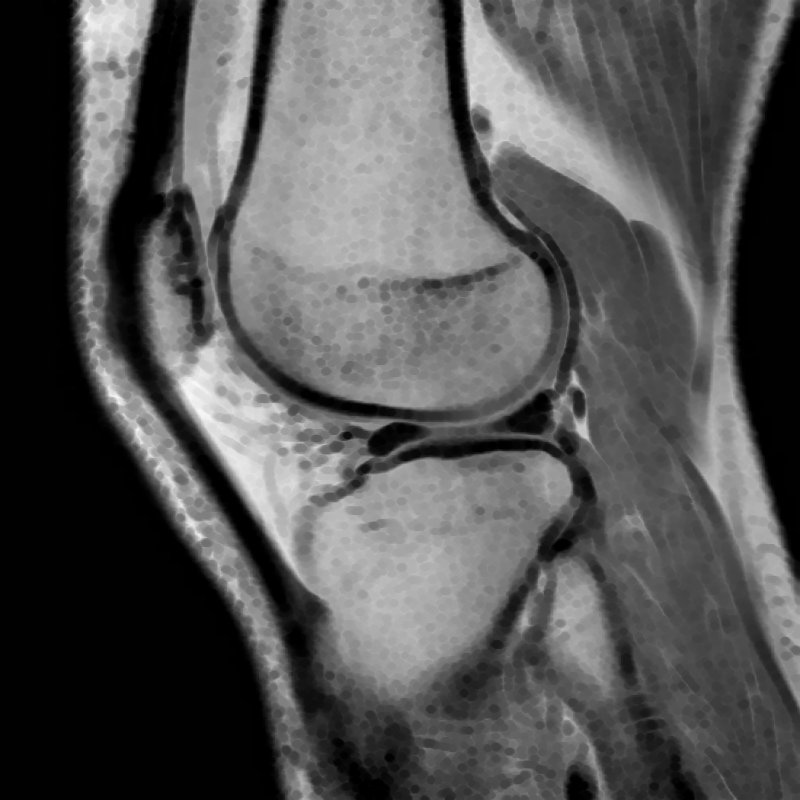
#> input picture Tarefa 5/Ressonancia 1_1minimo3.jpg, 800 x 800 px
$ jupyter execute --allow-errors 'Tarefa 5 - Imagens Médicas 2 .ipynb'
#> lines starting #> are read from the running program, lines starting #| are printed output that depends on the picture
---

Universidade Federal de Uberlândia

Faculdade de Engenharia Elétrica

Imagens Médicas 2

Discente: Levy Gabriel da S. G.

---

[cell 1]
from IPython.display import Image
from matplotlib import image
import matplotlib.pyplot as plt
import numpy as np

def imageNcaption(filename, caption):
    display(Image(filename=filename))
    print(caption)

# Tarefa 5 - Construção de histograma

Nesta tarefa será estudado o efeito que a alteração de brilho, contraste e equalização do histograma tem em uma imagem médica. Para essa tarefa será utilizada a seguinte imagem, seguida de seu respectivo histograma calculado pela função *histogram* criada neste ambiente com o próposito de receber uma imagem, retornar seu histograma e realizar a apresentação gráfica da imagem utilizada e seu histograma.

[cell 2]
def histogram(img):
    N, M = img.shape
    n = N*M
    bins, hist = np.unique(img.flatten(), return_counts=True)

    fig, ax = plt.subplots(1,2)

    ax[0].stem(bins, hist, linefmt='-k', markerfmt=' ', basefmt=' ')
    ax[1].imshow(img, cmap='gray')
    #ax[1].stem(bins/n, hist/n, linefmt='-k', markerfmt='k', basefmt='')

    ax[0].set_title('Histogram')
    ax[1].set_title('Image')

    ax[0].set_xlabel('Levels')
    ax[0].set_ylabel('Counting of levels')

    ax[1].grid(False)
    ax[1].set_xticks([])
    ax[1].set_yticks([])

    fig.set_size_inches(10,4)

    print('Média = ' + str(img.mean()))
    print('Desvio padrão = ' + str(img.std()))

    return bins, hist

Segue abaixo o carregamento da imagem:

[cell 3]
img = image.imread('Ressonancia 1_1minimo3.jpg')
#> img is the input picture: shape (800, 800); min 0, max 250, mean 84.2

A sua apresentação e de seu histograma seguem:

#> (a cell that did not finish here is left out)

#> in histogram, `bins, hist = np.unique(img.flatten(), return_counts=True)`: bins = 251 values from 0 to 250; hist = 251 values, max 116149 at index 1, min 1 at index 249, mean 2549.8

## Alterações de brilho

Nesta seção serão realizadas modificações no brilho da imagem original para que os efeitos sejam observados na imagem resultante e no histograma. Portanto, o primeiro passo é alterar o brilho da imagem original acrescentando 50 tons de cinza. Os resultados na imagem e histograma são:

[cell 5]
img_more_brightness = np.clip(img.astype(np.float32) + 50, 0, 255).astype(np.uint8) # increase brightness by 50
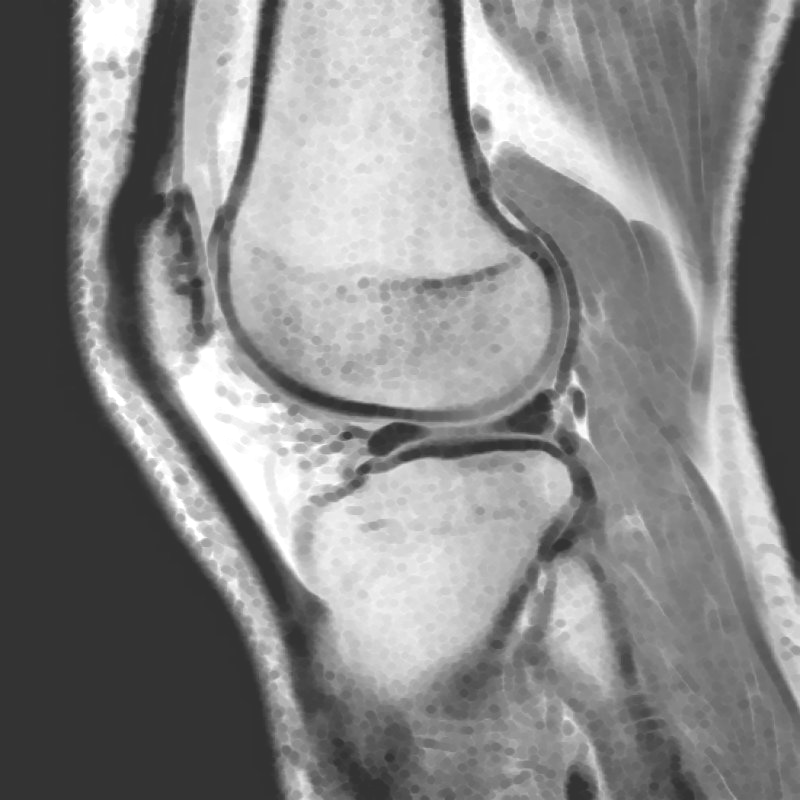
#> img_more_brightness: shape (800, 800); min 50, max 255, mean 134
#> (the rest of this cell did not finish here and is left out)


O mesmo, só que decrementando de 50 tons de cinza a imagem original:

[cell 6]
img_less_brightness = np.clip(img.astype(np.float32) - 50, 0, 255).astype(np.uint8) # decrease brightness by 50
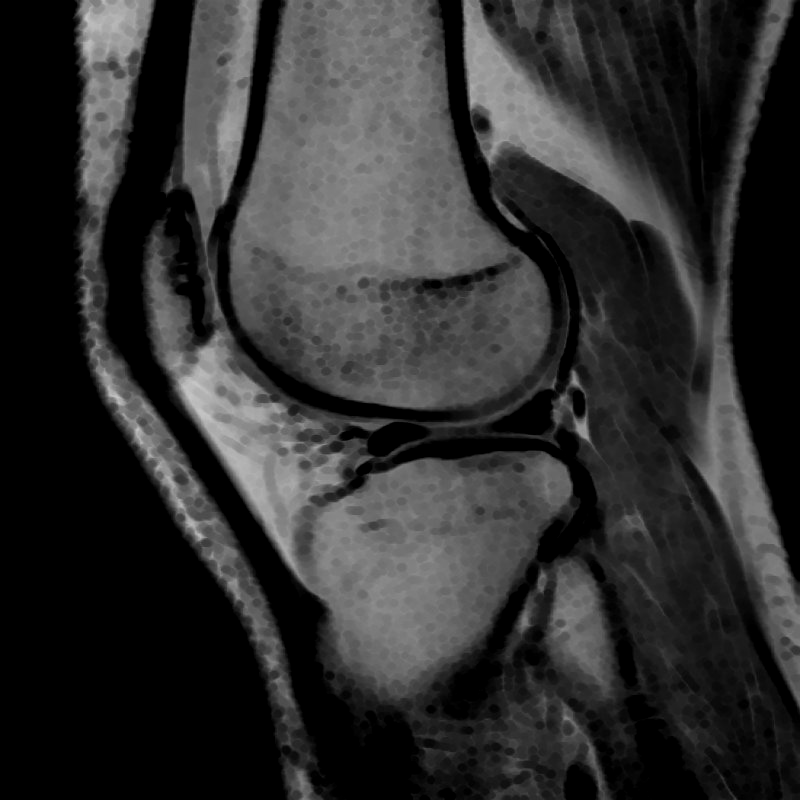
#> img_less_brightness: shape (800, 800); min 0, max 200, mean 47.5
#> (the rest of this cell did not finish here and is left out)


Como esperado, ao acrescentar brilho à imagem, observa-se o deslocamento à direita do histograma, bem como o aumento das cores mais claras. Ao decrementar o brilho da imagem o efeito foi o oposto: o histograma deslocou-se a esquerda, permitindo observar o amontoamento dos tons mais escuros na região mais escura do histograma.

## Alterações de contraste

Nesta seção serão realizadas modificações no contraste da imagem original para que os efeitos sejam observados na imagem resultante e no histograma. Portanto, o primeiro passo é alterar o contraste da imagem original em 20% a mais. Os resultados na imagem e histograma são:

[cell 7]
img_more_contrast = np.clip(img.astype(np.float32) * (1+0.4), 0, 255).astype(np.uint8) # increase contrast in 20%
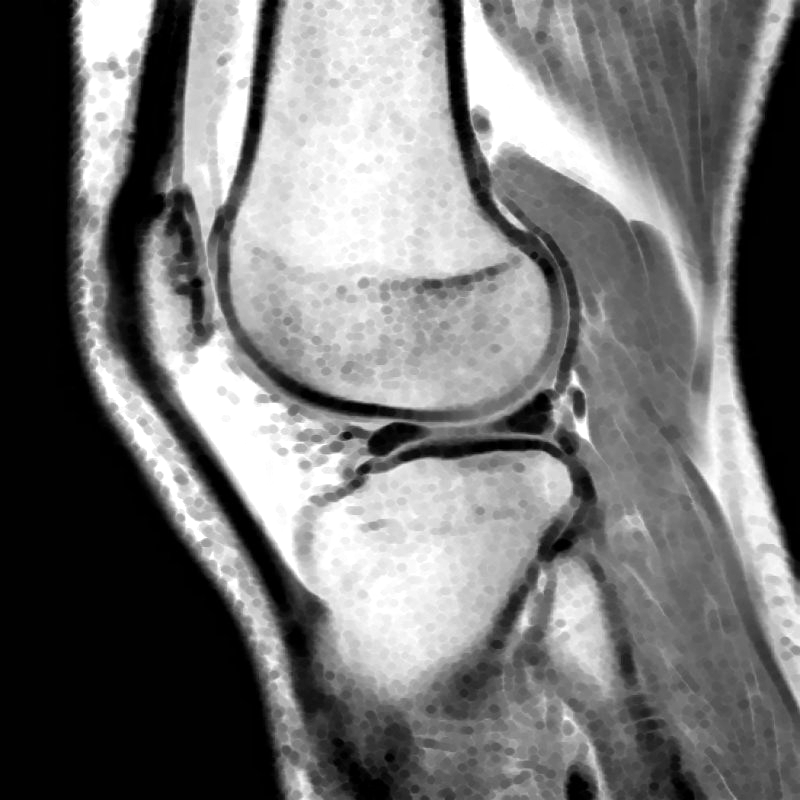
#> img_more_contrast: shape (800, 800); min 0, max 255, mean 116.3
#> (the rest of this cell did not finish here and is left out)


O mesmo, só que reduzindo o contraste em 20% a menos:

[cell 8]
img_less_contrast = np.clip(img.astype(np.float32) * (1-0.4), 0, 255).astype(np.uint8) # decrease contrast in 20%
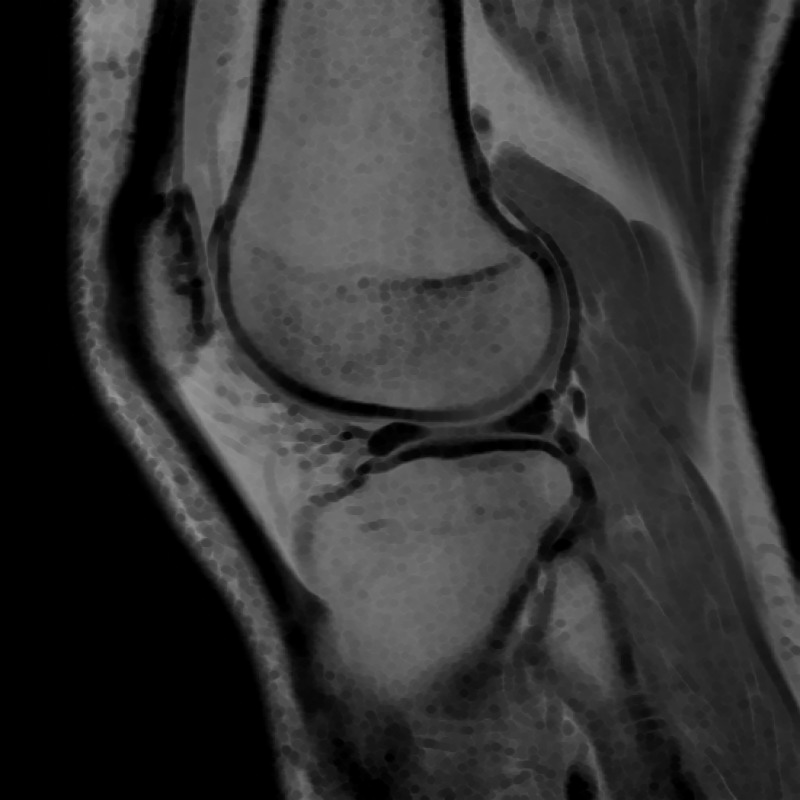
#> img_less_contrast: shape (800, 800); min 0, max 150, mean 50.1
#> (the rest of this cell did not finish here and is left out)


O aumento do contraste permitiu o detalhamento de regiões que o simples aumento de brilho não foi capaz de resolver. Já no caso da redução do contraste, a iamgem perde alguns detalhes e o seu histograma possui a tendência de espalhar a quantidade de níveis ao longo das cores.

## Equalização do histogram

Esta última seção busca mostrar os efeitos da equalização do histograma. A função abaixo auxilia na equalização do histograma.

[cell 9]
def equalize_histogram(img):
    _, hist = np.unique(img.flatten(), return_counts=True) # histogram
    N, M = img.shape
    n = N*M
    csum = hist.cumsum()
    csum_norm = np.round(hist.cumsum()*255/n)-1
    csum_final = (csum_norm)/(csum_norm.max() - csum_norm.min())
    img_new = cumsum_norm.astype('uint8')[img.flatten()] # apply cumulative sum to image
    img_new = np.reshape(img_new, img.shape)
    #img_new = np.clip(cumsum_norm[img.astype(np.float32)], 0, 255).astype(np.uint8) # apply cumulative sum to image

    return img_new

[cell 10]
def equalize_histogram(img):
    _, hist = np.unique(img.flatten(), return_counts=True) # histogram
    N, M = img.shape
#> N = 800; M = 800
    n = N*M
#> n = 640000
    csum = np.sqrt(hist).cumsum()
#> csum = 251 values from 159.5 to 10764
    csumn = 255*(csum-csum.min())/(csum.max()-csum.min())
#> csumn = 251 values from 0 to 255
    img_new = csumn[img.flatten()]
    img_new = np.reshape(img_new, img.shape)
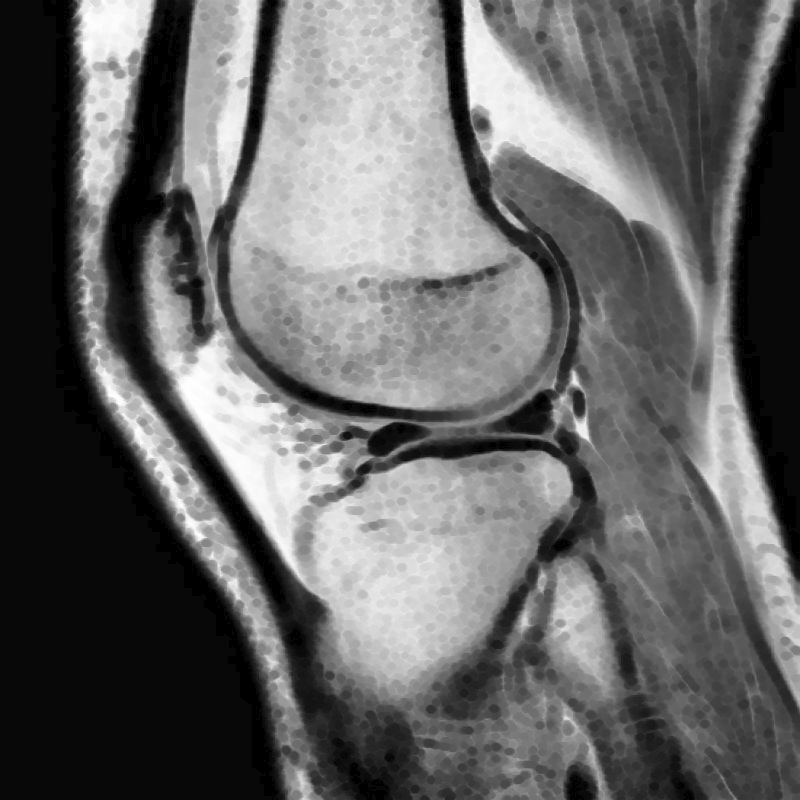
#> img_new: shape (800, 800) float64; min 0, max 255, mean 102.1; drawn with min black and max white

    return img_new

Assim, para observar os efeitos da equalização do histograma, basta executar o código da equalização para obter a nova imagem e, em seguida, executar no script do histograma.

[cell 11]
img_eq = equalize_histogram(img)
#> (the rest of this cell did not finish here and is left out)
